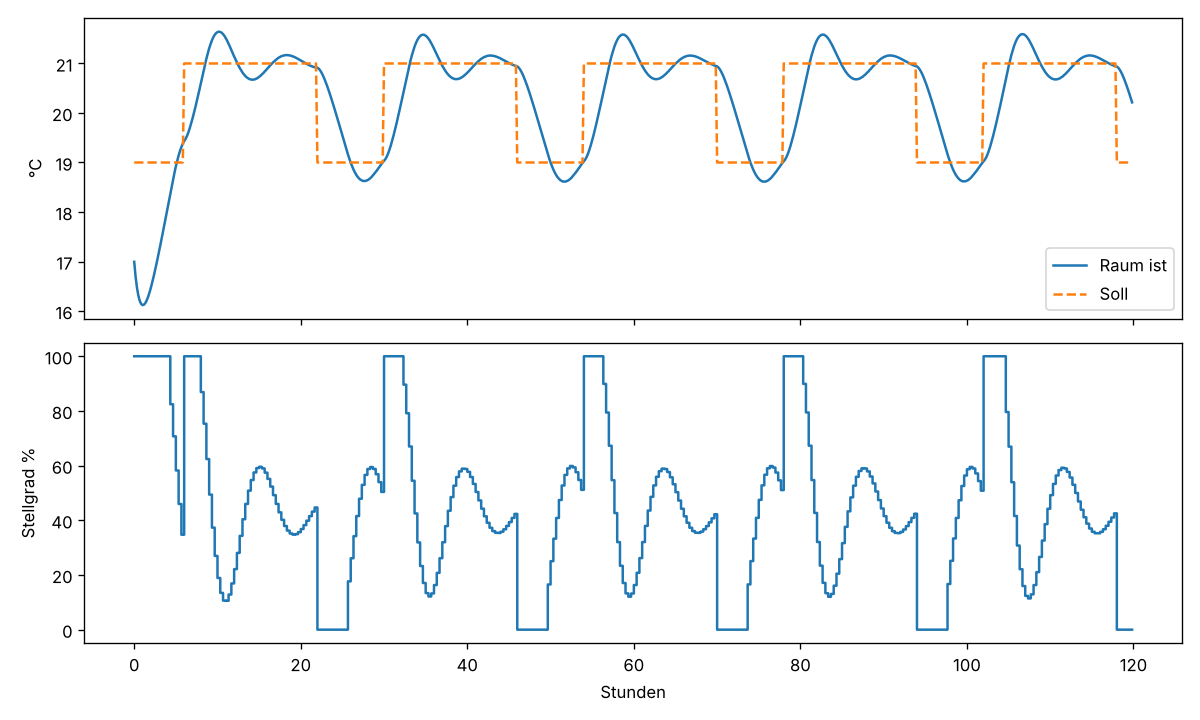

The script that saved this image:
# -*- coding: utf-8 -*-
"""
PC-Simulation (CPython 3) des Regelkerns mit einem einfachen thermischen
Raummodell. Dient zum Prüfen/Anpassen der Reglerparameter vor der Inbetriebnahme.

Aufruf:  python3 tools/simulation.py   (optional: --plot, benötigt matplotlib)

Modell (vereinfachtes RC-Modell; Parameter sind grobe Annahmen für einen
20-m²-Raum mit 6,5 cm Zementestrich, KEINE Messwerte – an das eigene Haus anpassen):
  Estrich:  C_e * dT_e/dt = P_ventil - (T_e - T_r)/R_er
  Raum:     C_r * dT_r/dt = (T_e - T_r)/R_er - (T_r - T_aussen)/R_ra
  Ventil:   thermischer Antrieb, 3 min Laufzeit (linearer Hub-Anstieg)
"""
import os
import sys

sys.path.insert(0, os.path.join(os.path.dirname(__file__), "..", "firmware", "zentrale"))
from regler import Regler  # noqa: E402


def simuliere(tage=5, dt=10.0, t_aussen=0.0, plot=False):
    zonen = {"test": {"ausgang": 0, "soll": 21.0, "absenkung": ("22:00", "06:00", 2.0)}}
    r = Regler(zonen, 1, periode_s=1200)

    # Modellparameter (Annahmen)
    # Estrich: 20 m² * 0,065 m * 2000 kg/m³ * 1000 J/(kg K) ≈ 2,6 MJ/K
    C_e, C_r = 2.6e6, 1.0e6           # J/K   Estrich, Raumluft+Möbel (Annahme)
    # Fußboden->Raum ca. 10 W/(m² K) * 20 m² = 200 W/K  -> R = 0,005 K/W
    R_er, R_ra = 0.005, 0.030         # K/W   Raum->außen ca. 33 W/K (Annahme)
    P_max = 1600.0                    # W bei voll offenem Ventil (80 W/m²)
    T_e = T_r = 17.0
    hub = 0.0                         # 0..1 Ventilhub

    log = []
    t = 0.0
    while t < tage * 86400:
        if int(t) % 60 == 0:
            r.messwert("test", T_r, t)          # Sensor sendet jede Minute
        minute = int((t // 60) % 1440)
        aus, _ = r.schritt(t, minute)
        hub += (dt / 180.0) * (1 if aus[0] else -1)
        hub = min(max(hub, 0.0), 1.0)
        P = P_max * hub
        q_er = (T_e - T_r) / R_er
        q_ra = (T_r - t_aussen) / R_ra
        T_e += dt * (P - q_er) / C_e
        T_r += dt * (q_er - q_ra) / C_r
        if int(t) % 600 == 0:
            z = r.zonen["test"]
            log.append((t / 3600.0, T_r, z.soll, z.stellgrad))
        t += dt

    # Kennzahlen am letzten Tag (eingeschwungen)
    letzter = [x for x in log if x[0] >= (tage - 1) * 24 and 8 <= x[0] % 24 < 21]
    abw = [abs(x[1] - x[2]) for x in letzter]
    print("Tag %d, 08-21 Uhr: mittlere |Abweichung| = %.2f K, max = %.2f K"
          % (tage, sum(abw) / len(abw), max(abw)))

    if plot:
        import matplotlib.pyplot as plt
        h = [x[0] for x in log]
        fig, ax = plt.subplots(2, 1, sharex=True, figsize=(10, 6))
        ax[0].plot(h, [x[1] for x in log], label="Raum ist")
        ax[0].plot(h, [x[2] for x in log], "--", label="Soll")
        ax[0].set_ylabel("°C")
        ax[0].legend()
        ax[1].step(h, [x[3] * 100 for x in log], where="post")
        ax[1].set_ylabel("Stellgrad %")
        ax[1].set_xlabel("Stunden")
        plt.tight_layout()
        plt.savefig(os.path.join(os.path.dirname(__file__), "simulation.png"), dpi=120)
        print("Grafik gespeichert: tools/simulation.png")
    return log


if __name__ == "__main__":
    simuliere(plot="--plot" in sys.argv)
